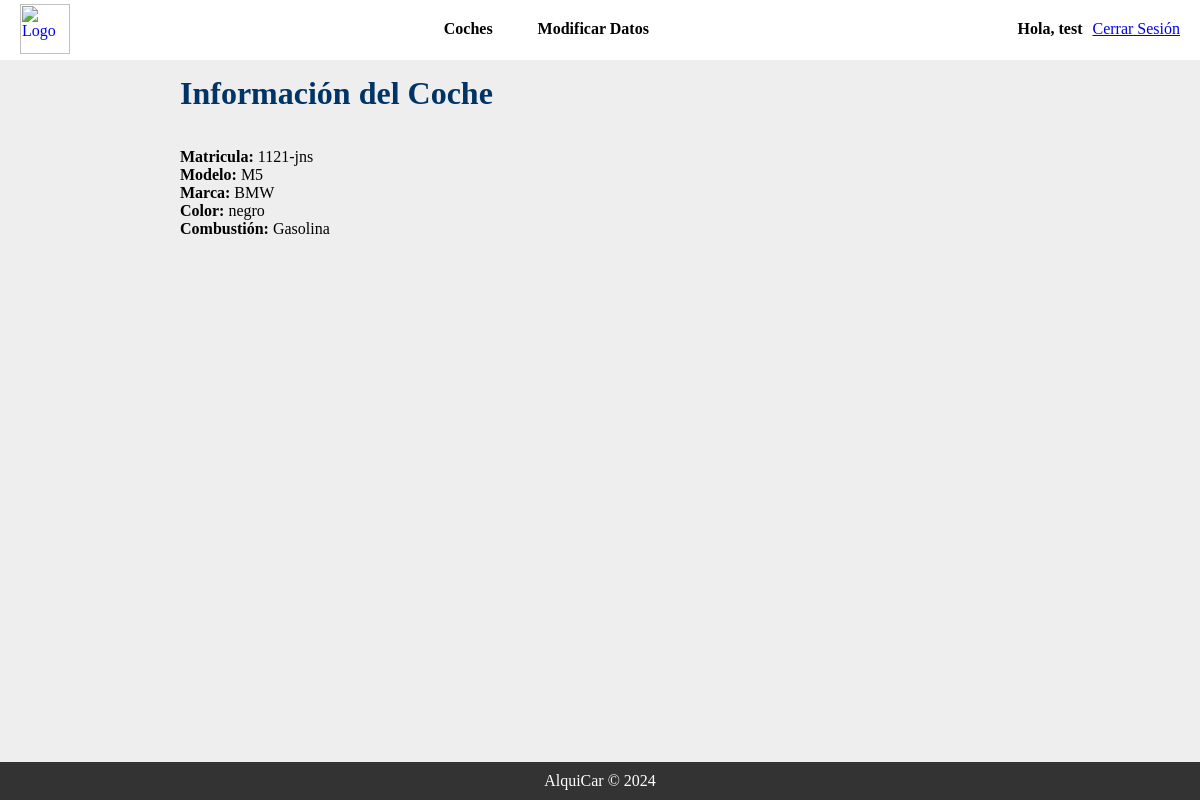
Screenshot of /app/show_item.php?id=2 (signed in) with the database file from the repository.
### tables this page shows
CREATE TABLE `coches` (
  `id` int(11) NOT NULL,
  `matricula` varchar(10) DEFAULT NULL,
  `tipo_combustion` varchar(20) DEFAULT NULL,
  `modelo` varchar(50) DEFAULT NULL,
  `color` varchar(20) DEFAULT NULL,
  `marca` varchar(50) DEFAULT NULL
);

### app/show_item.php (the view, shortened to what this page needs)
<?php
require_once 'plantillas/header.php';
$id = $_GET['id'];
$sql = "SELECT * FROM coches WHERE id='$id' LIMIT 1";
$item = $conn->query($sql);
if ($item && $item->num_rows > 0) {
    $item = $item->fetch_assoc();
} else {
    echo "No se encontró el coche con ID: $id";
}
?>
<div class="body-margen">
    <h1>Información del Coche</h1>
    <br><br>
    <p><b>Matricula:</b> <?php echo $item['matricula'];?> </p>
    <p><b>Modelo:</b> <?php echo $item['modelo'];?> </p>
    <p><b>Marca:</b> <?php echo $item['marca'];?> </p>
    <p><b>Color:</b> <?php echo $item['color'];?> </p>
    <p><b>Combustión:</b> <?php echo $item['tipo_combustion'];?> </p>
</div>
<?php
require_once 'plantillas/footer.php';
?>

### app/css/header.css (style rules this page uses)
* { margin: 0; padding: 0; box-sizing: border-box; }

### app/css/body.css (style rules this page uses)
body { background-color: #eee; }
.body-margen { margin-top: 15px; margin-left: 15%; margin-right: 15%; }
h1 { color: #003366; }

### rows the page displays
coches: matricula "1121-jns", modelo "M5", marca "BMW", color "negro", tipo_combustion "Gasolina"

### other values shown
$_SESSION['username'] "test"
